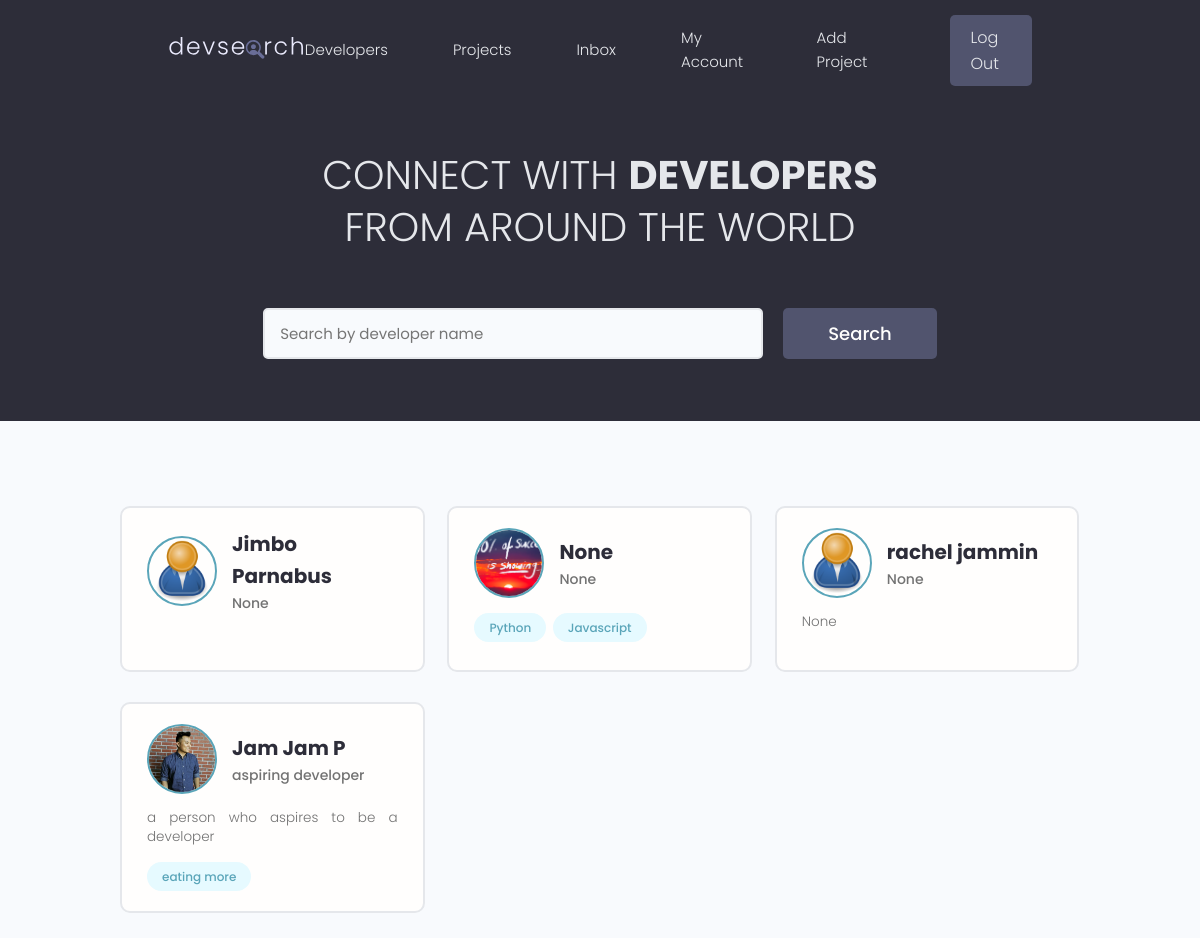
The page / (signed in) on the database its author committed.
### users/models.py (models this page shows, shortened)
class Profile(models.Model):
    user = models.OneToOneField(User, on_delete=models.CASCADE, null=True, blank=True)
    name = models.CharField(max_length=200, blank=True, null=True)
    username = models.CharField(max_length=200, blank=True, null=True)
    location = models.CharField(max_length=200, blank=True, null=True)
    email = models.EmailField(max_length=500, blank=True, null=True)
    short_intro = models.CharField(max_length=200, blank=True, null=True)
    bio = models.TextField(blank=True, null=True)
    profile_image = models.ImageField(
        null=True,
        blank=True,
        upload_to="profiles/",
        default="profiles/user-default.png",
    )
    social_github = models.CharField(max_length=200, blank=True, null=True)
    social_twitter = models.CharField(max_length=200, blank=True, null=True)
    social_linkedin = models.CharField(max_length=200, blank=True, null=True)
    social_youtube = models.CharField(max_length=200, blank=True, null=True)
    social_website = models.CharField(max_length=200, blank=True, null=True)
    created = models.DateTimeField(auto_now_add=True)
    id = models.UUIDField(
        default=uuid.uuid4, unique=True, primary_key=True, editable=False
    )

class Skill(models.Model):
    owner = models.ForeignKey(Profile, on_delete=models.CASCADE, null=True, blank=True)
    name = models.CharField(max_length=200, blank=True, null=True)
    description = models.TextField(blank=True, null=True)
    created = models.DateTimeField(auto_now_add=True)
    id = models.UUIDField(
        default=uuid.uuid4, unique=True, primary_key=True, editable=False
    )
    def __str__(self) -> str:
        return str(self.name)

### users/views.py (the view)
# urls.py: path("", views.profiles, name="profiles"),
def profiles(requests):
    profiles, search_text = searchProfiles(requests)
    context = {"profiles": profiles, "search_text": search_text}
    return render(requests, "users/profiles.html", context)

### users/utils.py (called while the page is built)
def searchProfiles(requests):
    search_text = ""
    if requests.GET.get("search_text"):
        search_text = requests.GET.get("search_text")
        print(search_text)
    skills = Skill.objects.filter(name__icontains=search_text)
    profiles = Profile.objects.distinct().filter(
        Q(name__icontains=search_text) |
        Q(short_intro__icontains=search_text) |
        Q(skill__in=skills)
    )
    return profiles, search_text

### users/templates/users/profiles.html (shortened to what this page needs)
{% extends 'main.html' %}
{% block content %}
<main class="home">
    <section class="hero-section text-center">
        <div class="container container--narrow">
            <div class="hero-section__box">
                <h2>CONNECT WITH <span>DEVELOPERS</span></h2>
                <h2>FROM AROUND THE WORLD</h2>
            </div>
            <div class="hero-section__search">
                <form class="form" action="{% url 'profiles' %}" method="get">
                    <div class="form__field">
                        <input class="input input--text" id="formInput#search" type="text" name="search_text" value="{{ search_text }}"
                            placeholder="Search by developer name" />
                    </div>
                    <input class="btn btn--sub btn--lg" type="submit" value="Search" />
                </form>
            </div>
        </div>
    </section>
    <section class="devlist">
        <div class="container">
            <div class="grid grid--three">
                {% for profile in profiles %}
                <div class="column card">
                    <div class="dev">
                        <a href="{% url 'userProfile' profile.id %}?next=/account" class="card__body">
                            <div class="dev__profile">
                                <img class="avatar avatar--md" src="{{profile.profile_image.url}}"
                                    alt="image" />
                                <div class="dev__meta">
                                    <h3>{{profile.name}}</h3>
                                    <h5>{{profile.short_intro}}</h5>
                                </div>
                            </div>
                            <p class="dev__info">{{profile.bio|slice:"150"}}
                            </p>
                            <div class="dev__skills">
                                {% for skill in profile.skill_set.all %}
                                <span class="tag tag--pill tag--main">
                                    <small>{{skill}}</small>
                                </span>
                                {% endfor %}
                            </div>
                        </a>
                    </div>
                </div>
                {% endfor %}
            </div>
        </div>
    </section>
</main>
{% endblock %}

### static/styles/app.css (style rules this page uses)
:root { --color-sub: #2d2d39; }
.btn--sub { background-color: var(--color-sub-light); }
.card { border: 2px solid var(--color-light); }
img { width: 100%; }
.hero-section { height: 40vh; display: flex; align-items: center; background-color: var(--color-sub); }
.hero-section__box { margin-bottom: 4rem; }
.hero-section__box > h2, .hero-section__box > h2 > span { font-size: 4rem; color: var(--color-light); line-height: 1.3; text-transform: uppercase; }
.hero-section__box > h2 { font-weight: 300; }
.hero-section__box > h2 > span { font-weight: 700; }
.hero-section__search > .form { display: flex; align-items: center; justify-content: center; gap: 2rem; }
.hero-section__search > .form input.input--text { width: 50rem; }
.devlist { margin-top: 8rem; }
.devlist .grid { align-items: stretch; }
.devlist .dev .dev__profile { display: flex; align-items: center; gap: 1.5rem; }
.devlist .dev .dev__meta h3 { color: var(--color-sub); font-size: 2rem; font-weight: 700; }
.devlist .dev .dev__meta h5 { color: var(--color-text); font-size: 1.4rem; font-weight: 500; }
.devlist .dev .dev__info { margin: 1.5rem 0; font-size: 1.35rem; line-height: 1.4; text-align: justify; }

### static/uikit/styles/modules/_variables.css (style rules this page uses)
:root { --color-main: #5aa5b9; --color-main-light: #e6faff; --color-sub: #3f4156; --color-sub-light: #51546e; --color-sub-lighter: #ededfd; --color-text: #737373; --color-gray: #8b8b8b; --color-light: #e5e7eb; --color-light-gray: #767676; --color-bg: #f8fafd; --color-white: #fffefd; --color-white-light: #f3f3f3; --color-success: #359e64; --color-success-bg: #def8e8; --color-error: #fc4b0b; --color-error-bg: #fff2ee; --font-base: 'Poppins', arial, helvetica, 'Segoe UI', roboto, ubuntu, sans-serif; --font-monospace: 'Fira Code', 'Courier New', courier, monospace; --font-regular: 300; --font-medium: 500; --font-bold: 700; --generic-shadow: 1px 1px 5px #00000010; --generic-transition: all 0.3s ease-in-out; }

### static/uikit/styles/modules/_base.css (style rules this page uses)
* { margin: 0; padding: 0; box-sizing: border-box; text-rendering: optimizeLegibility; color: inherit; font-size: inherit; }
html { font-size: 50%; }
@media only screen and (min-width: 480px) { html { font-size: 56.25%; } }
@media only screen and (min-width: 1200px) { html { font-size: 62.5%; } }
body { line-height: 1.6; font-weight: 400; font-size: 1.5rem; color: var(--color-text); background-color: var(--color-bg); min-height: 100vh; }

### static/uikit/styles/modules/_typography.css (style rules this page uses)
* { font-family: var(--font-base); }
h2 { font-size: 3.6rem; font-weight: var(--font-bold); }
h3 { font-size: 3.2rem; font-weight: var(--font-medium); }
h5 { font-size: 2.4rem; font-weight: var(--font-medium); }
h5, h6 { font-weight: var(--font-regular); }
p, span, strong { font-size: 1.6rem; color: var(--color-text); font-weight: var(--font-regular); }
a { padding-bottom: 2px; text-decoration: none; display: inline-block; color: var(--color-main); font-weight: var(--font-medium); }

### static/uikit/styles/modules/_utilities.css (style rules this page uses)
.container { width: 92%; max-width: 165rem; margin: 0 auto; box-sizing: border-box; }
.container--narrow { width: 92%; max-width: 120rem; }
@media screen and (min-width: 1000px) { .container { width: 90%; } }
@media screen and (min-width: 1000px) { .container--narrow { width: 85%; } }
@media screen and (min-width: 1200px) { .container { width: 80%; } }
@media screen and (min-width: 1200px) { .container--narrow { width: 72%; } }
.text-center { text-align: center; }

### static/uikit/styles/modules/_avatar.css (style rules this page uses)
.avatar { border-radius: 50%; border: 2px solid var(--color-main); object-fit: cover; }
.avatar--md { height: 7rem; width: 7rem; }

### static/uikit/styles/modules/_button.css (style rules this page uses)
.btn { display: inline-block; position: relative; cursor: pointer; background-color: var(--color-light); font-weight: var(--font-medium); color: var(--color-sub); text-decoration: none; padding: 1rem 2rem; border-radius: 0.5rem; border: none; width: -webkit-fit-content; width: -moz-fit-content; width: fit-content; height: -webkit-fit-content; height: -moz-fit-content; height: fit-content; font-size: 1.6rem; outline-width: 0; outline-color: transparent; -webkit-backface-visibility: hidden; backface-visibility: hidden; transition: all 0.3s ease-in-out; }
.btn--sub { background-color: var(--color-sub); color: var(--color-white); }
.btn--lg { font-size: 1.8rem; padding: 1.2rem 4.5rem; }

### static/uikit/styles/modules/_card.css (style rules this page uses)
.card { border-radius: 1rem; background-color: var(--color-white); border: 1.5px solid var(--color-light); width: auto; height: auto; margin-top: 0.5rem; margin-bottom: 0.5rem; overflow: hidden; }
.card__body, .card__header { padding: 2rem 2.5rem; }

### rows shown on the page
Profile: profile_image (placeholder picture), name "Jimbo Parnabus", short_intro "None"
Profile: profile_image (picture), name "None", short_intro "None"
Skill: name "Python"
Skill: name "Javascript"
Profile: profile_image (placeholder picture), name "rachel jammin", short_intro "None", bio "None"
Profile: profile_image (picture), name "Jam Jam P", short_intro "aspiring developer", bio "a person who aspires to be a developer"
Skill: name "eating more"
